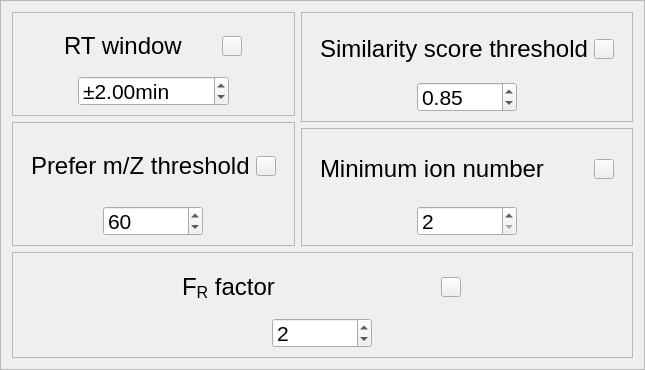
            <widget class="QFrame" name="frame_8">
             <property name="frameShape">
              <enum>QFrame::StyledPanel</enum>
             </property>
             <property name="frameShadow">
              <enum>QFrame::Raised</enum>
             </property>
             <layout class="QGridLayout" name="gridLayout_19">
              <item row="0" column="2" rowspan="2" colspan="2">
               <widget class="QFrame" name="frame_19">
                <property name="sizePolicy">
                 <sizepolicy hsizetype="Expanding" vsizetype="Expanding">
                  <horstretch>0</horstretch>
                  <verstretch>0</verstretch>
                 </sizepolicy>
                </property>
                <property name="minimumSize">
                 <size>
                  <width>0</width>
                  <height>0</height>
                 </size>
                </property>
                <property name="maximumSize">
                 <size>
                  <width>16777215</width>
                  <height>16777215</height>
                 </size>
                </property>
                <property name="frameShape">
                 <enum>QFrame::StyledPanel</enum>
                </property>
                <property name="frameShadow">
                 <enum>QFrame::Raised</enum>
                </property>
                <layout class="QGridLayout" name="gridLayout_17">
                 <property name="leftMargin">
                  <number>9</number>
                 </property>
                 <property name="topMargin">
                  <number>9</number>
                 </property>
                 <property name="rightMargin">
                  <number>9</number>
                 </property>
                 <property name="bottomMargin">
                  <number>9</number>
                 </property>
                 <property name="spacing">
                  <number>6</number>
                 </property>
                 <item row="0" column="0">
                  <widget class="QWidget" name="widget_4" native="true">
                   <layout class="QHBoxLayout" name="horizontalLayout_2">
                    <item>
                     <widget class="QLabel" name="label_8">
                      <property name="sizePolicy">
                       <sizepolicy hsizetype="Preferred" vsizetype="Preferred">
                        <horstretch>0</horstretch>
                        <verstretch>0</verstretch>
                       </sizepolicy>
                      </property>
                      <property name="minimumSize">
                       <size>
                        <width>0</width>
                        <height>0</height>
                       </size>
                      </property>
                      <property name="maximumSize">
                       <size>
                        <width>16777215</width>
                        <height>16777215</height>
                       </size>
                      </property>
                      <property name="font">
                       <font>
                        <pointsize>18</pointsize>
                        <weight>50</weight>
                        <italic>false</italic>
                        <bold>false</bold>
                       </font>
                      </property>
                      <property name="styleSheet">
                       <string notr="true">font: 18pt;</string>
                      </property>
                      <property name="text">
                       <string>Similarity score threshold</string>
                      </property>
                      <property name="wordWrap">
                       <bool>true</bool>
                      </property>
                     </widget>
                    </item>
                    <item>
                     <widget class="QPushButton" name="pushButton_14">
                      <property name="minimumSize">
                       <size>
                        <width>20</width>
                        <height>20</height>
                       </size>
                      </property>
                      <property name="maximumSize">
                       <size>
                        <width>20</width>
                        <height>20</height>
                       </size>
                      </property>
                      <property name="text">
                       <string/>
                      </property>
                      <property name="icon">
                       <iconset>
                        <normaloff>../Combine/R-C.png</normaloff>../Combine/R-C.png</iconset>
                      </property>
                      <property name="iconSize">
                       <size>
                        <width>20</width>
                        <height>20</height>
                       </size>
                      </property>
                     </widget>
                    </item>
                   </layout>
                  </widget>
                 </item>
                 <item row="1" column="0" alignment="Qt::AlignHCenter">
                  <widget class="QDoubleSpinBox" name="doubleSpinBox_6">
                   <property name="minimumSize">
                    <size>
                     <width>100</width>
                     <height>30</height>
                    </size>
                   </property>
                   <property name="maximumSize">
                    <size>
                     <width>100</width>
                     <height>30</height>
                    </size>
                   </property>
                   <property name="styleSheet">
                    <string notr="true">font: 16pt;</string>
                   </property>
                   <property name="prefix">
                    <string notr="true"/>
                   </property>
                   <property name="suffix">
                    <string/>
                   </property>
                   <property name="maximum">
                    <double>9999.000000000000000</double>
                   </property>
                   <property name="singleStep">
                    <double>0.050000000000000</double>
                   </property>
                   <property name="value">
                    <double>0.850000000000000</double>
                   </property>
                  </widget>
                 </item>
                </layout>
               </widget>
              </item>
              <item row="1" column="0" rowspan="2" colspan="2">
               <widget class="QFrame" name="frame_18">
                <property name="sizePolicy">
                 <sizepolicy hsizetype="Expanding" vsizetype="Expanding">
                  <horstretch>0</horstretch>
                  <verstretch>0</verstretch>
                 </sizepolicy>
                </property>
                <property name="minimumSize">
                 <size>
                  <width>0</width>
                  <height>0</height>
                 </size>
                </property>
                <property name="maximumSize">
                 <size>
                  <width>16777215</width>
                  <height>16777215</height>
                 </size>
                </property>
                <property name="frameShape">
                 <enum>QFrame::StyledPanel</enum>
                </property>
                <property name="frameShadow">
                 <enum>QFrame::Raised</enum>
                </property>
                <layout class="QGridLayout" name="gridLayout_13">
                 <property name="leftMargin">
                  <number>9</number>
                 </property>
                 <property name="topMargin">
                  <number>9</number>
                 </property>
                 <property name="rightMargin">
                  <number>9</number>
                 </property>
                 <property name="bottomMargin">
                  <number>9</number>
                 </property>
                 <property name="spacing">
                  <number>6</number>
                 </property>
                 <item row="0" column="0">
                  <widget class="QWidget" name="widget_3" native="true">
                   <layout class="QHBoxLayout" name="horizontalLayout_9">
                    <item>
                     <widget class="QLabel" name="label_6">
                      <property name="sizePolicy">
                       <sizepolicy hsizetype="Maximum" vsizetype="Preferred">
                        <horstretch>0</horstretch>
                        <verstretch>0</verstretch>
                       </sizepolicy>
                      </property>
                      <property name="minimumSize">
                       <size>
                        <width>0</width>
                        <height>50</height>
                       </size>
                      </property>
                      <property name="maximumSize">
                       <size>
                        <width>16777215</width>
                        <height>16777215</height>
                       </size>
                      </property>
                      <property name="font">
                       <font>
                        <pointsize>18</pointsize>
                        <weight>50</weight>
                        <italic>false</italic>
                        <bold>false</bold>
                       </font>
                      </property>
                      <property name="styleSheet">
                       <string notr="true">font: 18pt;</string>
                      </property>
                      <property name="text">
                       <string>Prefer m/Z threshold</string>
                      </property>
                      <property name="alignment">
                       <set>Qt::AlignLeading|Qt::AlignLeft|Qt::AlignVCenter</set>
                      </property>
                      <property name="wordWrap">
                       <bool>true</bool>
                      </property>
                     </widget>
                    </item>
                    <item>
                     <widget class="QPushButton" name="pushButton_13">
                      <property name="minimumSize">
                       <size>
                        <width>20</width>
                        <height>20</height>
                       </size>
                      </property>
                      <property name="maximumSize">
                       <size>
                        <width>20</width>
                        <height>20</height>
                       </size>
                      </property>
                      <property name="text">
                       <string/>
                      </property>
                      <property name="icon">
                       <iconset>
                        <normaloff>../Combine/R-C.png</normaloff>../Combine/R-C.png</iconset>
                      </property>
                      <property name="iconSize">
                       <size>
                        <width>20</width>
                        <height>20</height>
                       </size>
                      </property>
                     </widget>
                    </item>
                   </layout>
                  </widget>
                 </item>
                 <item row="1" column="0" alignment="Qt::AlignHCenter">
                  <widget class="QSpinBox" name="spinBox_5">
                   <property name="minimumSize">
                    <size>
                     <width>100</width>
                     <height>30</height>
                    </size>
                   </property>
                   <property name="maximumSize">
                    <size>
                     <width>100</width>
                     <height>30</height>
                    </size>
                   </property>
                   <property name="styleSheet">
                    <string notr="true">font: 16pt;</string>
                   </property>
                   <property name="maximum">
                    <number>99999</number>
                   </property>
                   <property name="value">
                    <number>60</number>
                   </property>
                  </widget>
                 </item>
                </layout>
               </widget>
              </item>
              <item row="0" column="0" colspan="2">
               <widget class="QFrame" name="frame_11">
                <property name="sizePolicy">
                 <sizepolicy hsizetype="Expanding" vsizetype="Expanding">
                  <horstretch>0</horstretch>
                  <verstretch>0</verstretch>
                 </sizepolicy>
                </property>
                <property name="minimumSize">
                 <size>
                  <width>0</width>
                  <height>0</height>
                 </size>
                </property>
                <property name="maximumSize">
                 <size>
                  <width>16777215</width>
                  <height>16777215</height>
                 </size>
                </property>
                <property name="frameShape">
                 <enum>QFrame::StyledPanel</enum>
                </property>
                <property name="frameShadow">
                 <enum>QFrame::Raised</enum>
                </property>
                <layout class="QGridLayout" name="gridLayout_12">
                 <property name="leftMargin">
                  <number>9</number>
                 </property>
                 <property name="topMargin">
                  <number>9</number>
                 </property>
                 <property name="rightMargin">
                  <number>9</number>
                 </property>
                 <property name="bottomMargin">
                  <number>9</number>
                 </property>
                 <property name="spacing">
                  <number>6</number>
                 </property>
                 <item row="0" column="0">
                  <widget class="QWidget" name="widget_2" native="true">
                   <layout class="QHBoxLayout" name="horizontalLayout_8">
                    <item>
                     <widget class="QLabel" name="label_3">
                      <property name="sizePolicy">
                       <sizepolicy hsizetype="Maximum" vsizetype="Preferred">
                        <horstretch>0</horstretch>
                        <verstretch>0</verstretch>
                       </sizepolicy>
                      </property>
                      <property name="minimumSize">
                       <size>
                        <width>0</width>
                        <height>30</height>
                       </size>
                      </property>
                      <property name="maximumSize">
                       <size>
                        <width>16777215</width>
                        <height>30</height>
                       </size>
                      </property>
                      <property name="font">
                       <font>
                        <pointsize>18</pointsize>
                        <weight>50</weight>
                        <italic>false</italic>
                        <bold>false</bold>
                       </font>
                      </property>
                      <property name="styleSheet">
                       <string notr="true">font: 18pt;</string>
                      </property>
                      <property name="text">
                       <string>RT window</string>
                      </property>
                     </widget>
                    </item>
                    <item>
                     <widget class="QPushButton" name="pushButton_12">
                      <property name="minimumSize">
                       <size>
                        <width>20</width>
                        <height>20</height>
                       </size>
                      </property>
                      <property name="maximumSize">
                       <size>
                        <width>20</width>
                        <height>20</height>
                       </size>
                      </property>
                      <property name="text">
                       <string/>
                      </property>
                      <property name="icon">
                       <iconset>
                        <normaloff>../Combine/R-C.png</normaloff>../Combine/R-C.png</iconset>
                      </property>
                      <property name="iconSize">
                       <size>
                        <width>20</width>
                        <height>20</height>
                       </size>
                      </property>
                     </widget>
                    </item>
                   </layout>
                  </widget>
                 </item>
                 <item row="1" column="0" alignment="Qt::AlignHCenter">
                  <widget class="QDoubleSpinBox" name="doubleSpinBox_2">
                   <property name="minimumSize">
                    <size>
                     <width>130</width>
                     <height>30</height>
                    </size>
                   </property>
                   <property name="maximumSize">
                    <size>
                     <width>16777215</width>
                     <height>30</height>
                    </size>
                   </property>
                   <property name="styleSheet">
                    <string notr="true">font: 16pt;</string>
                   </property>
                   <property name="prefix">
                    <string>±</string>
                   </property>
                   <property name="suffix">
                    <string>min</string>
                   </property>
                   <property name="maximum">
                    <double>9999.000000000000000</double>
                   </property>
                   <property name="singleStep">
                    <double>0.500000000000000</double>
                   </property>
                   <property name="value">
                    <double>2.000000000000000</double>
                   </property>
                  </widget>
                 </item>
                </layout>
               </widget>
              </item>
              <item row="2" column="2" colspan="2">
               <widget class="QFrame" name="frame_16">
                <property name="sizePolicy">
                 <sizepolicy hsizetype="Expanding" vsizetype="Expanding">
                  <horstretch>0</horstretch>
                  <verstretch>0</verstretch>
                 </sizepolicy>
                </property>
                <property name="minimumSize">
                 <size>
                  <width>0</width>
                  <height>0</height>
                 </size>
                </property>
                <property name="maximumSize">
                 <size>
                  <width>16777215</width>
                  <height>16777215</height>
                 </size>
                </property>
                <property name="frameShape">
                 <enum>QFrame::StyledPanel</enum>
                </property>
                <property name="frameShadow">
                 <enum>QFrame::Raised</enum>
                </property>
                <layout class="QGridLayout" name="gridLayout_16">
                 <property name="leftMargin">
                  <number>9</number>
                 </property>
                 <property name="topMargin">
                  <number>9</number>
                 </property>
                 <property name="rightMargin">
                  <number>9</number>
                 </property>
                 <property name="bottomMargin">
                  <number>9</number>
                 </property>
                 <property name="spacing">
                  <number>6</number>
                 </property>
                 <item row="0" column="0">
                  <widget class="QWidget" name="widget_7" native="true">
                   <layout class="QHBoxLayout" name="horizontalLayout_12">
                    <item>
                     <widget class="QLabel" name="label_11">
                      <property name="sizePolicy">
                       <sizepolicy hsizetype="Preferred" vsizetype="Preferred">
                        <horstretch>0</horstretch>
                        <verstretch>0</verstretch>
                       </sizepolicy>
                      </property>
                      <property name="minimumSize">
                       <size>
                        <width>0</width>
                        <height>0</height>
                       </size>
                      </property>
                      <property name="maximumSize">
                       <size>
                        <width>16777215</width>
                        <height>16777215</height>
                       </size>
                      </property>
                      <property name="font">
                       <font>
                        <pointsize>18</pointsize>
                        <weight>50</weight>
                        <italic>false</italic>
                        <bold>false</bold>
                       </font>
                      </property>
                      <property name="styleSheet">
                       <string notr="true">font: 18pt;</string>
                      </property>
                      <property name="text">
                       <string>Minimum ion number</string>
                      </property>
                      <property name="wordWrap">
                       <bool>true</bool>
                      </property>
                     </widget>
                    </item>
                    <item>
                     <widget class="QPushButton" name="pushButton_17">
                      <property name="minimumSize">
                       <size>
                        <width>20</width>
                        <height>20</height>
                       </size>
                      </property>
                      <property name="maximumSize">
                       <size>
                        <width>20</width>
                        <height>20</height>
                       </size>
                      </property>
                      <property name="text">
                       <string/>
                      </property>
                      <property name="icon">
                       <iconset>
                        <normaloff>../Combine/R-C.png</normaloff>../Combine/R-C.png</iconset>
                      </property>
                      <property name="iconSize">
                       <size>
                        <width>20</width>
                        <height>20</height>
                       </size>
                      </property>
                     </widget>
                    </item>
                   </layout>
                  </widget>
                 </item>
                 <item row="1" column="0" alignment="Qt::AlignHCenter">
                  <widget class="QSpinBox" name="spinBox_7">
                   <property name="minimumSize">
                    <size>
                     <width>100</width>
                     <height>30</height>
                    </size>
                   </property>
                   <property name="maximumSize">
                    <size>
                     <width>100</width>
                     <height>30</height>
                    </size>
                   </property>
                   <property name="styleSheet">
                    <string notr="true">font: 16pt;</string>
                   </property>
                   <property name="minimum">
                    <number>2</number>
                   </property>
                   <property name="maximum">
                    <number>9999</number>
                   </property>
                   <property name="value">
                    <number>2</number>
                   </property>
                  </widget>
                 </item>
                </layout>
               </widget>
              </item>
              <item row="3" column="0" rowspan="2" colspan="4">
               <widget class="QFrame" name="frame_21">
                <property name="sizePolicy">
                 <sizepolicy hsizetype="Expanding" vsizetype="Expanding">
                  <horstretch>0</horstretch>
                  <verstretch>0</verstretch>
                 </sizepolicy>
                </property>
                <property name="minimumSize">
                 <size>
                  <width>0</width>
                  <height>0</height>
                 </size>
                </property>
                <property name="maximumSize">
                 <size>
                  <width>16777215</width>
                  <height>16777215</height>
                 </size>
                </property>
                <property name="frameShape">
                 <enum>QFrame::StyledPanel</enum>
                </property>
                <property name="frameShadow">
                 <enum>QFrame::Raised</enum>
                </property>
                <layout class="QGridLayout" name="gridLayout_20">
                 <item row="0" column="0">
                  <widget class="QWidget" name="widget_5" native="true">
                   <layout class="QHBoxLayout" name="horizontalLayout_10">
                    <property name="leftMargin">
                     <number>0</number>
                    </property>
                    <property name="topMargin">
                     <number>0</number>
                    </property>
                    <property name="rightMargin">
                     <number>0</number>
                    </property>
                    <property name="bottomMargin">
                     <number>0</number>
                    </property>
                    <item>
                     <widget class="QLabel" name="label_10">
                      <property name="sizePolicy">
                       <sizepolicy hsizetype="Maximum" vsizetype="Preferred">
                        <horstretch>0</horstretch>
                        <verstretch>0</verstretch>
                       </sizepolicy>
                      </property>
                      <property name="minimumSize">
                       <size>
                        <width>0</width>
                        <height>50</height>
                       </size>
                      </property>
                      <property name="maximumSize">
                       <size>
                        <width>16777215</width>
                        <height>50</height>
                       </size>
                      </property>
                      <property name="font">
                       <font>
                        <pointsize>18</pointsize>
                        <weight>50</weight>
                        <italic>false</italic>
                        <bold>false</bold>
                       </font>
                      </property>
                      <property name="styleSheet">
                       <string notr="true">font: 18pt;</string>
                      </property>
                      <property name="text">
                       <string>F&lt;sub&gt;R&lt;/sub&gt; factor</string>
                      </property>
                     </widget>
                    </item>
                    <item>
                     <widget class="QPushButton" name="pushButton_15">
                      <property name="minimumSize">
                       <size>
                        <width>20</width>
                        <height>20</height>
                       </size>
                      </property>
                      <property name="maximumSize">
                       <size>
                        <width>20</width>
                        <height>20</height>
                       </size>
                      </property>
                      <property name="text">
                       <string/>
                      </property>
                      <property name="icon">
                       <iconset>
                        <normaloff>../Combine/R-C.png</normaloff>../Combine/R-C.png</iconset>
                      </property>
                      <property name="iconSize">
                       <size>
                        <width>20</width>
                        <height>20</height>
                       </size>
                      </property>
                     </widget>
                    </item>
                   </layout>
                  </widget>
                 </item>
                 <item row="1" column="0" alignment="Qt::AlignHCenter">
                  <widget class="QSpinBox" name="spinBox_11">
                   <property name="minimumSize">
                    <size>
                     <width>100</width>
                     <height>30</height>
                    </size>
                   </property>
                   <property name="maximumSize">
                    <size>
                     <width>100</width>
                     <height>30</height>
                    </size>
                   </property>
                   <property name="styleSheet">
                    <string notr="true">font: 16pt;</string>
                   </property>
                   <property name="maximum">
                    <number>100</number>
                   </property>
                   <property name="value">
                    <number>2</number>
                   </property>
                  </widget>
                 </item>
                </layout>
               </widget>
              </item>
             </layout>
            </widget>
